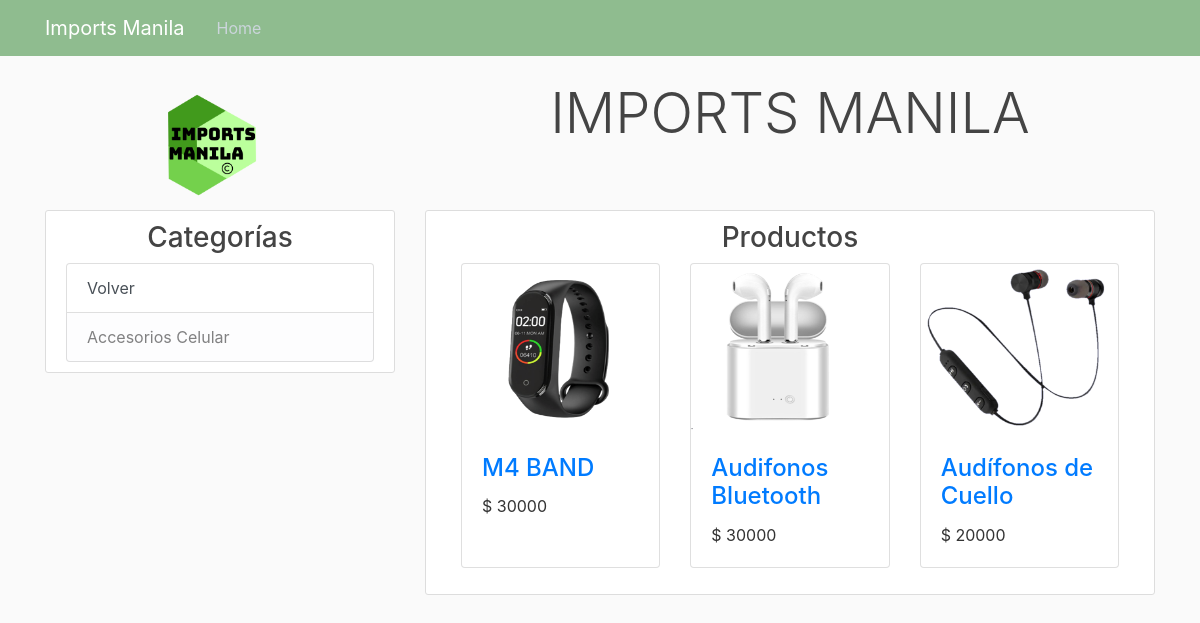
The app's page /category/1/products with its own data.
### app_ecommerce/models.py (models this page shows, shortened)
class Category(db.Model):
    id = db.Column(db.Integer, primary_key=True)
    name = db.Column(db.String(20),unique=True,nullable=False)
    image_file = db.Column(db.String(20),nullable=False,default='defaultCategory.jpg')
    parent_category = db.Column(db.Integer, db.ForeignKey('category.id'),nullable=False,default='root')
    products = db.relationship('Product', backref='cate', lazy=True)
    subCategories = db.relationship('Category',backref=db.backref('parent_cat',remote_side='Category.id'),lazy=True)

class Product(db.Model):
    id = db.Column(db.Integer, primary_key=True)
    name = db.Column(db.String(20),unique=True, nullable=False)
    description = db.Column(db.String(2500),nullable=False)
    weight = db.Column(db.String(10), nullable=False,default='1Kg')
    price = db.Column(db.Float(10), nullable=False,default=3.1)
    image_file1 = db.Column(db.String(20),nullable=False,default='defaultProduct.jpg')
    image_file2 = db.Column(db.String(20), nullable=False, default='defaultProduct.jpg')
    image_file3 = db.Column(db.String(20), nullable=False, default='defaultProduct.jpg')
    category = db.Column(db.Integer, db.ForeignKey('category.id'),nullable=False)

### app_ecommerce/categories/routes.py (the view)
@categories.route('/category/<int:category_id>/products')
def products_for_category(category_id):
    c = Category.query.get(category_id)
    products = c.products
    categories = [c]
    return render_template('home.html',categories=categories, products=products,quote=quote)

### app_ecommerce/templates/home.html
{% extends 'layout.html' %}
{% block content %}
    <div class="row">
    <div class="col-md-4">
      <div class="content-section">
        <h3 class="text-center">Categorías</h3>
        <div class="list-group">
            <a class="list-group-item list-group-item-action list-group-item-link" href="javascript:history.back()"> Volver</a>
            {% for cat in categories %}
                {% if cat.subCategories|length > 0 %}
                    <a href="{{url_for('categories.subcategories_for_category',category_id=cat.id)}}" class="list-group-item list-group-item-action list-group-item-light">{{cat.name}}</a>
                {% else %}
                    <a href="{{url_for('categories.products_for_category',category_id=cat.id)}}"
                   class="list-group-item list-group-item-action list-group-item-light">{{cat.name}}</a>
                {% endif %}
            {% endfor %}
          </div>
      </div>
    </div>
    {% if products %}
        <div class="col-md-8">
          <div class="content-section">
            <h3 class="text-center">Productos</h3>
              <div class="col-lg-12">
                    <div class="row">
                      {% for p in products %}
                        <div class="col-lg-4 col-md-6 mb-3">
                            <div class="card h-100">
                            <a href="{{url_for('products.view_product',product_id=p.id)}}">
                            <img class="card-img-top"
                                 src="{{url_for('static',filename='product_pics/'+p.image_file1)}}" width=50 height=170 alt=""></a>
                            <div class="card-body">
                                <h4 class="card-title">
                                <a href="{{url_for('products.view_product',product_id=p.id)}}" class="text-Capitalize">{{p.name}}</a>
                                </h4>$ {{p.price|round|int}}</h4>
                            </div>
                            </div>
                        </div>
                    {% endfor %}
                    </div>
              </div>
          </div>
        </div>
    {% endif %}
    </div>
{% endblock %}

### app_ecommerce/templates/layout.html (shortened to what this page needs)
<!doctype html>
<html lang="en">
    <link rel="stylesheet" href="https://stackpath.bootstrapcdn.com/bootstrap/4.4.1/css/bootstrap.min.css">
    <link rel="stylesheet" type="text/css" href="{{ url_for('static',filename='main.css')}}">
</head>
<body>
    <header class="site-header">
      <nav class="navbar navbar-expand-md navbar-dark bg-steel fixed-top">
        <div class="container">
            <a class="navbar-brand mr-4" href="/">
            Imports Manila
            </a>
          <div class="collapse navbar-collapse" id="navbarToggle">
            <div class="navbar-nav mr-auto">
              <a class="nav-item nav-link" href="{{url_for('main.home')}}">Home</a>
            </div>
          </div>
        </div>
      </nav>
    </header>
    <main role="main" class="container">
        <div class="row">
            <div class="col-md-4">
                <center>
                    <img class="mr-3" src="{{url_for('static',filename='page_picts/logo.png')}}"
                        alt="Generic placeholder image" height="130" width="130">
                </center>
            </div>
            <div class="col-md-8">
                <center>
                    <h1 class="display-4">IMPORTS MANILA</h1>
                </center>
            </div>
        </div>
            {% block content %}{% endblock %}
    </main>
</body>
</html>

### app_ecommerce/static/main.css (style rules this page uses)
body { background: #fafafa; color: #333333; margin-top: 5rem; }
h1, h2, h3, h4, h5, h6 { color: #444444; }
.bg-steel { background-color: darkseagreen; }
.site-header .navbar-nav .nav-link { color: #cbd5db; }
.content-section { background: #ffffff; padding: 10px 20px; border: 1px solid #dddddd; border-radius: 3px; margin-bottom: 20px; }

### records on screen
Category: name "Accesorios Celular"
Product: image_file1 (picture), name "M4 BAND", price "30000"
Product: image_file1 (picture), name "Audifonos Bluetooth", price "30000"
Product: image_file1 (picture), name "Audífonos de Cuello", price "20000"
